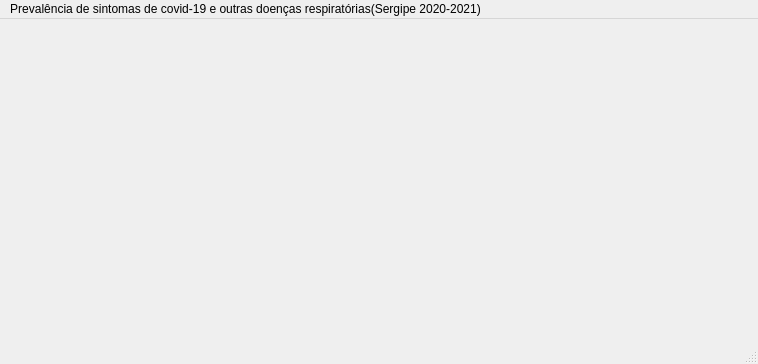
<?xml version="1.0" encoding="UTF-8"?>
<ui version="4.0">
 <class>MainWindow</class>
 <widget class="QMainWindow" name="MainWindow">
  <property name="geometry">
   <rect>
    <x>0</x>
    <y>0</y>
    <width>758</width>
    <height>364</height>
   </rect>
  </property>
  <property name="windowTitle">
   <string>MainWindow</string>
  </property>
  <widget class="QWidget" name="centralwidget"/>
  <widget class="QMenuBar" name="menubar">
   <property name="geometry">
    <rect>
     <x>0</x>
     <y>0</y>
     <width>758</width>
     <height>21</height>
    </rect>
   </property>
   <widget class="QMenu" name="menuPreval_ncia_de_sintomas_de_covid_19_e_outras_doen_as_respirat_rias_Sergipe_2020_2021">
    <property name="title">
     <string>Prevalência de sintomas de covid-19 e outras doenças respiratórias(Sergipe 2020-2021)</string>
    </property>
   </widget>
   <addaction name="menuPreval_ncia_de_sintomas_de_covid_19_e_outras_doen_as_respirat_rias_Sergipe_2020_2021"/>
  </widget>
  <widget class="QStatusBar" name="statusbar"/>
 </widget>
 <resources/>
 <connections/>
</ui>
